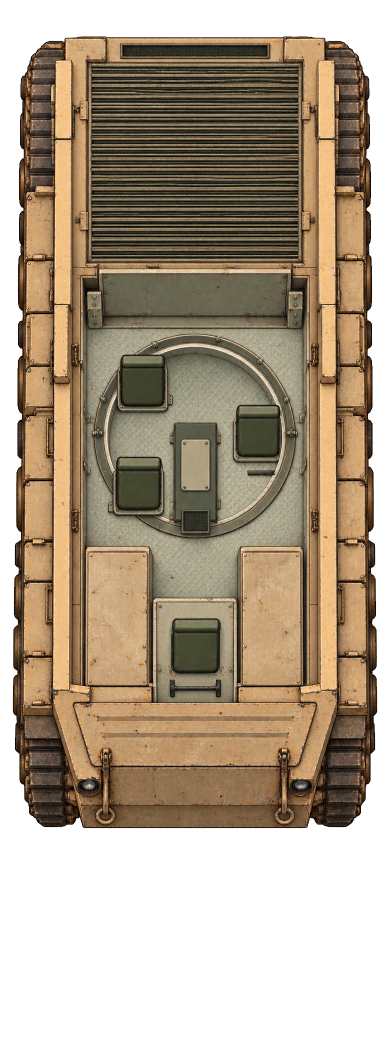
#> input picture dev/art/m4/czolg/roof-off-native.png, 780 x 2100 px (shown at 1/2 size)
$ python measure-ring.py
#> lines starting #> are read from the running program, lines starting #| are printed output that depends on the picture
"""Measure the painted bearing center using opposite points on its bright steel rim."""
from pathlib import Path
from PIL import Image
from math import cos,sin,radians
from statistics import median
im=Image.open(Path(__file__).with_name('roof-off-native.png')).convert('RGB')
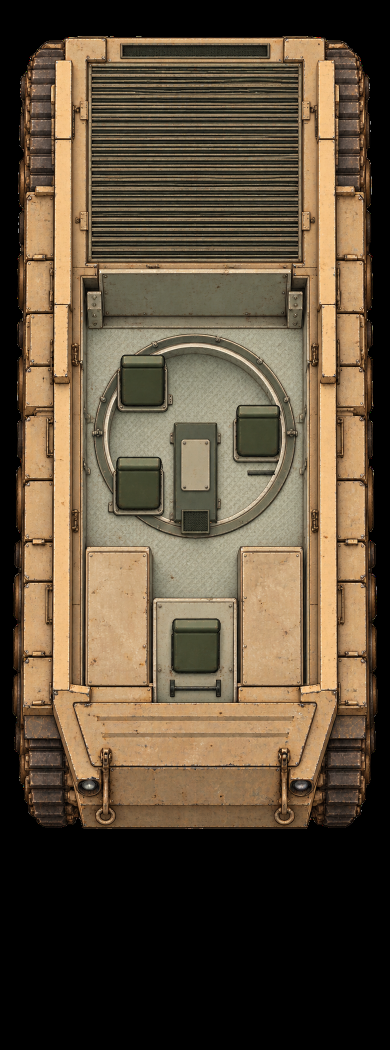
#> im: PIL image 780x2100 RGB (shown at 1/2 size); mean R, G, B 93.3, 78.2, 58.3
center=(390,875)
for iteration in range(4):
    points=[]
    for angle in range(0,360,5):
        c,s=cos(radians(angle)),sin(radians(angle))
        candidates=[]
        for radius in range(185,219):
            x,y=round(center[0]+c*radius),round(center[1]+s*radius)
            rgb=im.getpixel((x,y));score=sum(rgb)/3-abs(radius-201)*.1
            candidates.append((score,x,y))
        _,x,y=max(candidates);points.append((x,y))
    pairs=[((points[i][0]+points[i+36][0])/2,(points[i][1]+points[i+36][1])/2)for i in range(36)]
    center=(median(x for x,y in pairs),median(y for x,y in pairs))
print({'paintedBearingEstimate':center,'oppositePairSpread':[max(x for x,y in pairs)-min(x for x,y in pairs),max(y for x,y in pairs)-min(y for x,y in pairs)]})

$ run again, with dev/art/m4/czolg/closed-guide.png copied over dev/art/m4/czolg/roof-off-native.png
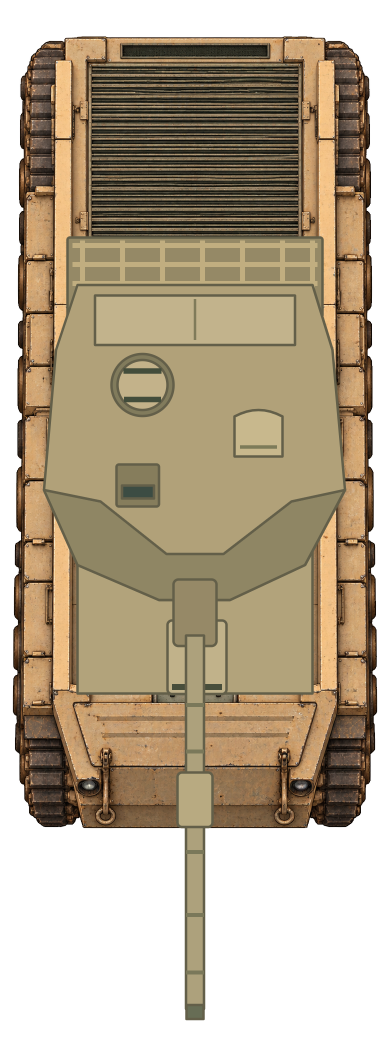
#> input picture dev/art/m4/czolg/closed-guide.png, 780 x 2100 px (shown at 1/2 size)
#> `im=Image.open(Path(__file__).with_name('roof-off-native.png')).convert..`:
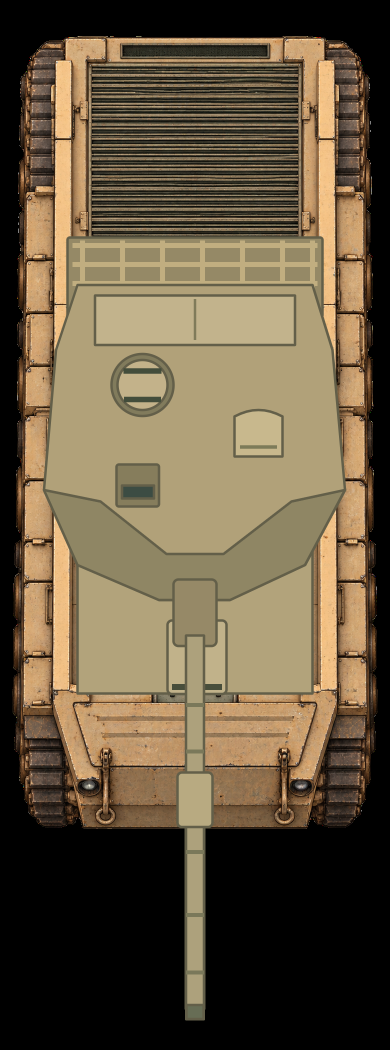
#> im: PIL image 780x2100 RGB (shown at 1/2 size); mean R, G, B 102, 87.7, 64.6

$ run again, with dev/art/m4/czolg/layout.png copied over dev/art/m4/czolg/roof-off-native.png
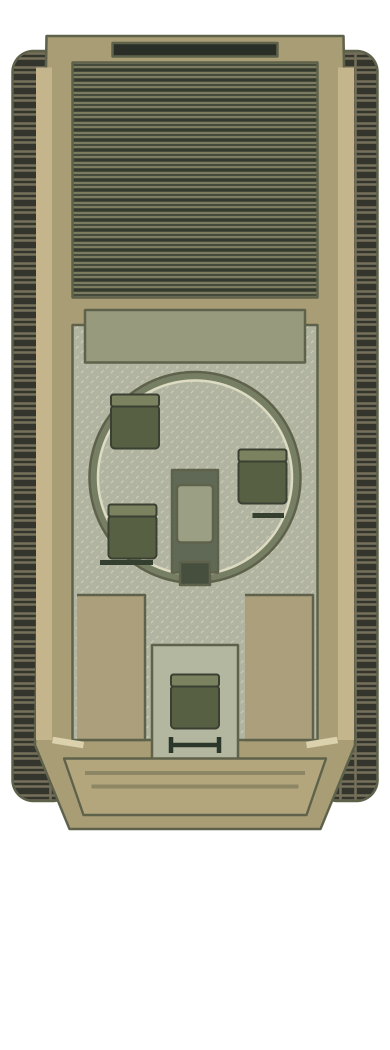
#> input picture dev/art/m4/czolg/layout.png, 780 x 2100 px (shown at 1/2 size)
#> `im=Image.open(Path(__file__).with_name('roof-off-native.png')).convert..`:
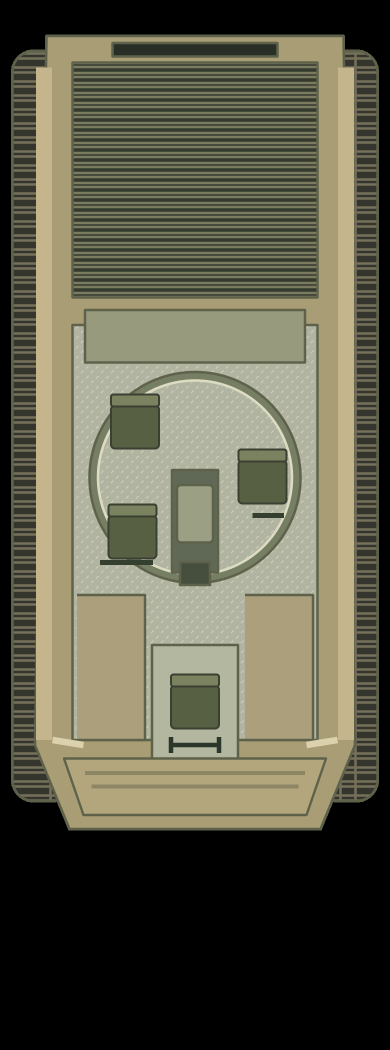
#> im: PIL image 780x2100 RGB (shown at 1/2 size); mean R, G, B 95.4, 93.7, 75.1
